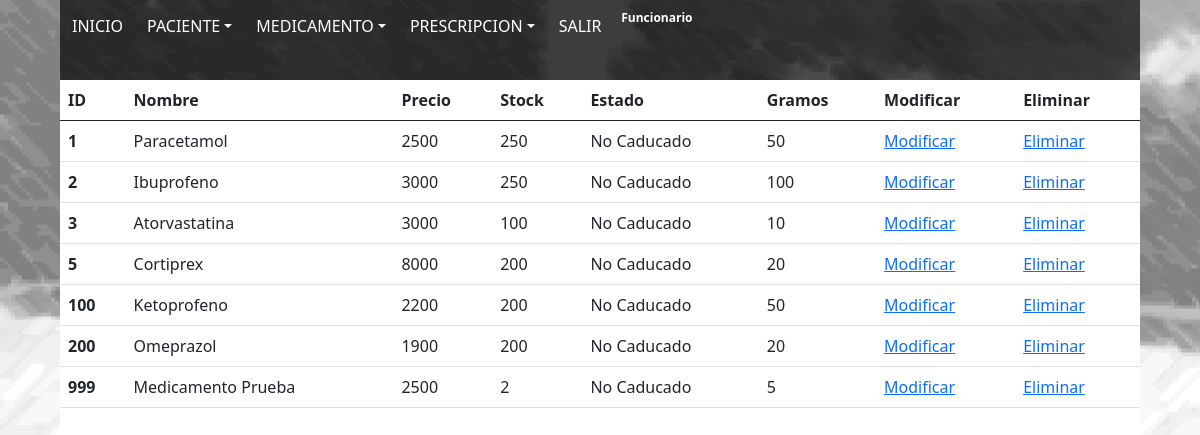
The app's page /listmedicamentos (signed in) with its own data.
### CesfamApp/models.py (models this page shows, shortened)
class MEDICAMENTO(models.Model):
    id_medicamento = models.IntegerField(primary_key=True,verbose_name='Id de medicamento')
    nombre_medicamento = models.CharField(max_length=50,verbose_name='Nombre del medicamento')
    precio_medicamento = models.IntegerField(verbose_name='Precio del medicamento')
    stock_medicamento = models.IntegerField(verbose_name='Stock del medicamento')
    estado_medicamento = models.CharField(max_length=12,verbose_name='Estado del medicamento')
    gramos_medicamento = models.IntegerField(verbose_name='Gramos del medicamento')

### CesfamApp/views.py (the view)
# urls.py: path('listmedicamentos',listmedicamentos,name="listmedicamentos"),
def listmedicamentos(request):
    medicamento = MEDICAMENTO.objects.all
    datos = {
        'medicamento': medicamento
    }
    return render(request,'CesfamWeb/listmedicamentos.html',datos)

### CesfamApp/templates/CesfamWeb/listmedicamentos.html (shortened to what this page needs)
{% load static %}
<!DOCTYPE html>
<html lang="es">
<head>
    <link rel="stylesheet" href="{% static 'css/bootstrap.css' %}">
    <link rel="stylesheet" href="{% static 'css/style.css' %}">
</head>
<body>
    <div id="div1">
        <nav class="navbar navbar-expand-lg navbar-light bg-light float-left">
            <div class="collapse navbar-collapse" id="navbarSupportedContent">
                <ul class="navbar-nav mr-auto">
                    <a href="{%url 'home'%}"><button class="btn btn-secondary algo" type="button" id="dropdownMenu2" aria-haspopup="true" aria-expanded="false">INICIO</button></a>{% if request.user.is_authenticated %}
                    <div class="dropdown">
                        <button class="btn btn-secondary dropdown-toggle algo" type="button" id="dropdownMenu2" data-toggle="dropdown" aria-haspopup="true" aria-expanded="false">PACIENTE</button>
                    </div>
                    <div class="dropdown">
                        <button class="btn btn-secondary dropdown-toggle algo" type="button" id="dropdownMenu2" data-toggle="dropdown" aria-haspopup="true" aria-expanded="false">MEDICAMENTO</button>
                    </div>
                    <div class="dropdown">
                        <button class="btn btn-secondary dropdown-toggle algo" type="button" id="dropdownMenu2" data-toggle="dropdown" aria-haspopup="true" aria-expanded="false">PRESCRIPCION</button>
                    </div>{% endif %} {% if request.user.is_authenticated %}
                    <a href="{% url 'logout' %}"><button class="btn btn-secondary algo" type="button" id="dropdownMenu2" aria-haspopup="true" aria-expanded="false">SALIR</button></a>
                    <span class="badge red z-depth-1 mr-1"> {{ user }} </span>{% else %}
                    <a href="{% url 'login' %}"><button class="btn btn-secondary algo" type="button" id="dropdownMenu2" aria-haspopup="true" aria-expanded="false">CONECTARSE</button></a>{% endif %}
                </ul>
            </div>
        </nav>
    </div>
    <div id="divlist">
        <table class="table">
            <thead>
                <tr>
                    <th scope="col">ID</th>
                    <th scope="col">Nombre</th>
                    <th scope="col">Precio</th>
                    <th scope="col">Stock</th>
                    <th scope="col">Estado</th>
                    <th scope="col">Gramos</th>
                    <th scope="col">Modificar</th>
                    <th scope="col">Eliminar</th>
                </tr>
            </thead>
            <tbody>
                {% for m in medicamento%}
                <tr>
                    <th>{{m.id_medicamento}}</th>
                    <td>{{m.nombre_medicamento}}</td>
                    <td>{{m.precio_medicamento}}</td>
                    <td>{{m.stock_medicamento}}</td>
                    <td>{{m.estado_medicamento}}</td>
                    <td>{{m.gramos_medicamento}}</td>
                    <td>
                        <a href="{%url 'form_mod_medicamento' m.id_medicamento %}">Modificar</a>
                    </td>
                    <td>
                        <a href="{%url 'form_del_medicamento' m.id_medicamento %}">Eliminar</a>
                    </td>
                </tr>
                {% endfor %}
            </tbody>
        </table>
    </div>
</body>
</html>

### CesfamApp/static/css/style.css (style rules this page uses)
body { background-image: url(../img/fondo_taller-06.png); background-position: center center; }
#div1 { position: absolute; height: 10%; left: 5%; width: 90%; top: 0%; background-color: #000000ad; z-index: 9999; }
.navbar { color: #000000b2; background-color: transparent !important; }
.algo { background-color: transparent !important; border: none; background-size: 95%; background-repeat: no-repeat; background-position: center; color: white !important; }
#divlist { position: absolute; background-color: #ffffff; height: 90%; left: 5%; width: 90%; top: 10%; }

### records on screen
MEDICAMENTO: id_medicamento "1", nombre_medicamento "Paracetamol", precio_medicamento "2500", stock_medicamento "250", estado_medicamento "No Caducado", gramos_medicamento "50"
MEDICAMENTO: id_medicamento "2", nombre_medicamento "Ibuprofeno", precio_medicamento "3000", stock_medicamento "250", estado_medicamento "No Caducado", gramos_medicamento "100"
MEDICAMENTO: id_medicamento "3", nombre_medicamento "Atorvastatina", precio_medicamento "3000", stock_medicamento "100", estado_medicamento "No Caducado", gramos_medicamento "10"
MEDICAMENTO: id_medicamento "5", nombre_medicamento "Cortiprex", precio_medicamento "8000", stock_medicamento "200", estado_medicamento "No Caducado", gramos_medicamento "20"
MEDICAMENTO: id_medicamento "100", nombre_medicamento "Ketoprofeno", precio_medicamento "2200", stock_medicamento "200", estado_medicamento "No Caducado", gramos_medicamento "50"
MEDICAMENTO: id_medicamento "200", nombre_medicamento "Omeprazol", precio_medicamento "1900", stock_medicamento "200", estado_medicamento "No Caducado", gramos_medicamento "20"
MEDICAMENTO: id_medicamento "999", nombre_medicamento "Medicamento Prueba", precio_medicamento "2500", stock_medicamento "2", estado_medicamento "No Caducado", gramos_medicamento "5"

### other values on screen
{{ user }} "Funcionario"
